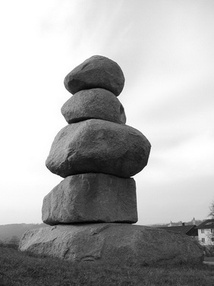
#> input picture data/HagenbergRocks.jpg, 214 x 286 px, shrunk from 282 x 377 before the run
$ python F5_1_intro.py
#> lines starting #> are read from the running program, lines starting #| are printed output that depends on the picture; after the words box and inside, x2 and y2 are one past the last pixel; in counts of white or black regions, pixels touching at a corner belong together
### src/figures/utilities/my_style.py
""" Common formatting and print commands, for the book "Hands-on Signal
Analysis with Python".
These commands ensure a common layout, and reduce the code required to
generate plots in the other modules.
"""

# Copyright(c) 2020, Thomas Haslwanter. All rights reserved, under
# the CC BY-SA 4.0 International License

# Import standard packages
import matplotlib.pyplot as plt
import os

# additional packages
import matplotlib as mpl


def set_fonts(fs=24):
    """Set my favorite defaulte fonts"""

    font = {'family' : 'sans-serif',
            'weight' : 'normal',
            'size'   : fs}

    xtick = {'direction': 'out',
             'major.size': 6,
             'labelsize': fs-2}

    ytick = {'direction': 'out',
             'major.size': 6,
             'labelsize': fs-2}

    axes = {'labelsize': fs,
            'titlesize': fs}

    legend = {'fontsize': fs}

    figure = {'autolayout': False}

    mpl.rc('font', **font)
    mpl.rc('xtick', **xtick)
    mpl.rc('ytick', **ytick)
    mpl.rc('axes', **axes)
    mpl.rc('legend', **legend)
    mpl.rc('figure', **figure)


def show_data(out_file, out_dir = None):
    """Save a figure with subplots to a file, and then display it"""
#> called with out_file = 'noisy_sine.svg'

    if out_dir is not None:
        # Generate the plot
        saveTo = os.path.join(out_dir, out_file)
        if out_file[-3:].lower() == 'jpg':
            pil_kwargs = {'quality': 90}
            plt.savefig(saveTo, dpi=200, pil_kwargs=pil_kwargs)
        else:
            plt.savefig(saveTo, dpi=200)

        # Show the user where the file is saved to
        print('OutDir: {0}'.format(out_dir))
        print('Figure saved to {0}'.format(out_file))

    # Show the plot
    plt.show()
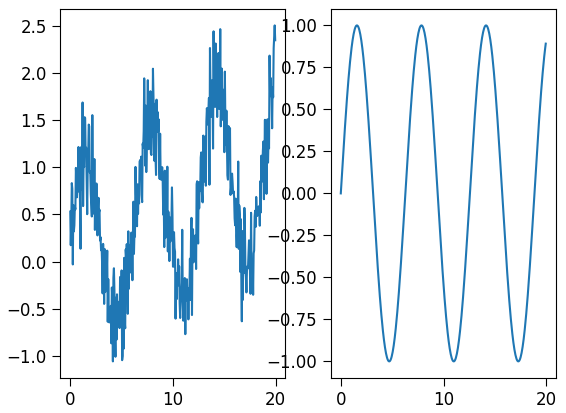
#> figure drawn by matplotlib, 2 panels; panel 1: curve peaks at x = 19.9, y = 2.5; panel 2: curve peaks at x = 7.85, y = 1
    plt.close()


# [7 lines that do not run on import are left out]


### src/figures/F5_1_intro.py
""" Images for the intro-fig of Chapter 5 """

# author:   Thomas Haslwanter
# date:     Aug-2026

import numpy as np
import matplotlib.pyplot as plt

from skimage import color, feature

# Import formatting commands
from utilities.my_style import set_fonts, show_data

# Formatting
set_fonts(14)

# Noisy sine
t = np.arange(0, 20, 0.05)
x = np.sin(t)
x_noisy = x + 0.06*t + 0.3*np.random.randn(len(x))

#plt.plot(t, x)
#show_data('sine.jpg')

fig, axs = plt.subplots(1,2)
axs[0].plot(t, x_noisy)
axs[1].plot(t, x)

show_data('noisy_sine.svg')

# BW-Image
img_file = '../../data/HagenbergRocks.jpg'
img = color.rgb2gray(plt.imread(img_file))
#> img: shape (286, 214) float64; min 0, max 1, mean 0.675

# Edges
edges = feature.canny(img, sigma=2.5)
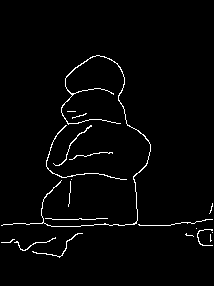
#> edges: shape (286, 214) bool; 2.2% white in thin lines or dots, all inside (x1, y1, x2, y2) = (1, 55, 213, 258)

fig, ax = plt.subplots(1,1)
#axs[0].imshow(img, cmap='gray')
#axs[0].axis('off')

ax.imshow(edges, cmap='gray')
ax.axis('off')

show_data('edges.png')

$ run again, with src/new_figures/sine.jpg copied over data/HagenbergRocks.jpg
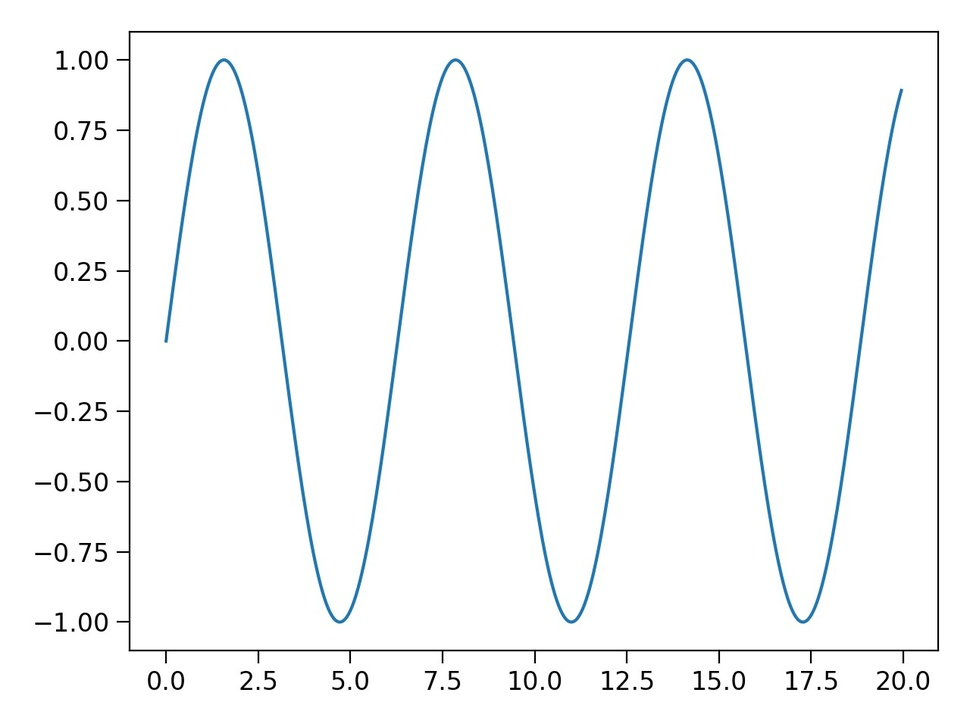
#> input picture src/new_figures/sine.jpg, 970 x 727 px, shrunk from 1280 x 960 before the run
#> `img = color.rgb2gray(plt.imread(img_file))`:
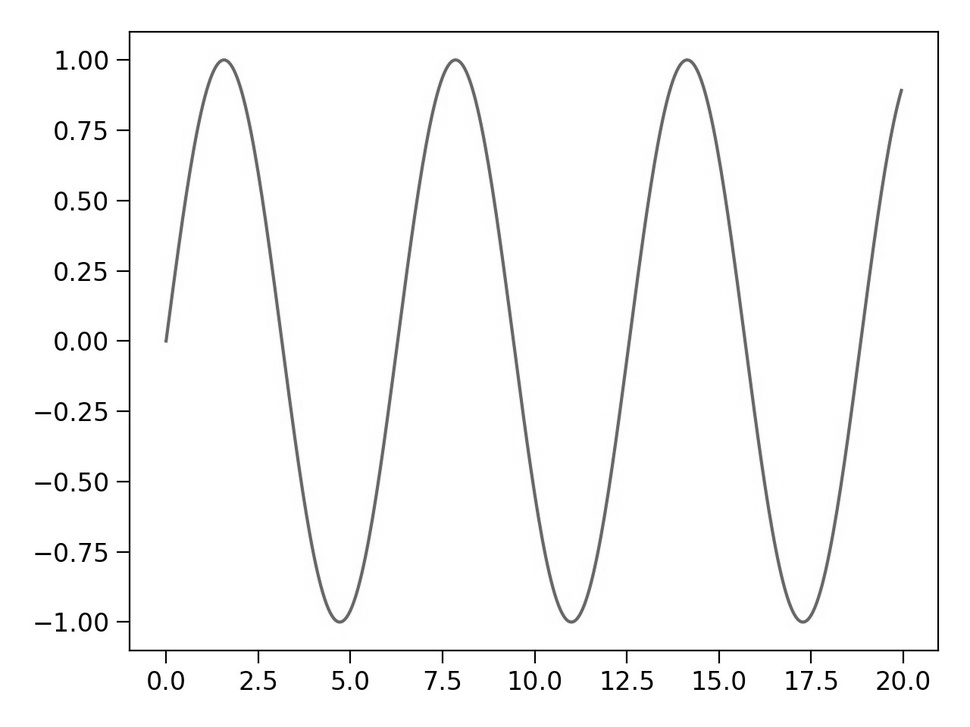
#> img: shape (727, 970) float64; min 0, max 1, mean 0.975
#> `edges = feature.canny(img, sigma=2.5)`:
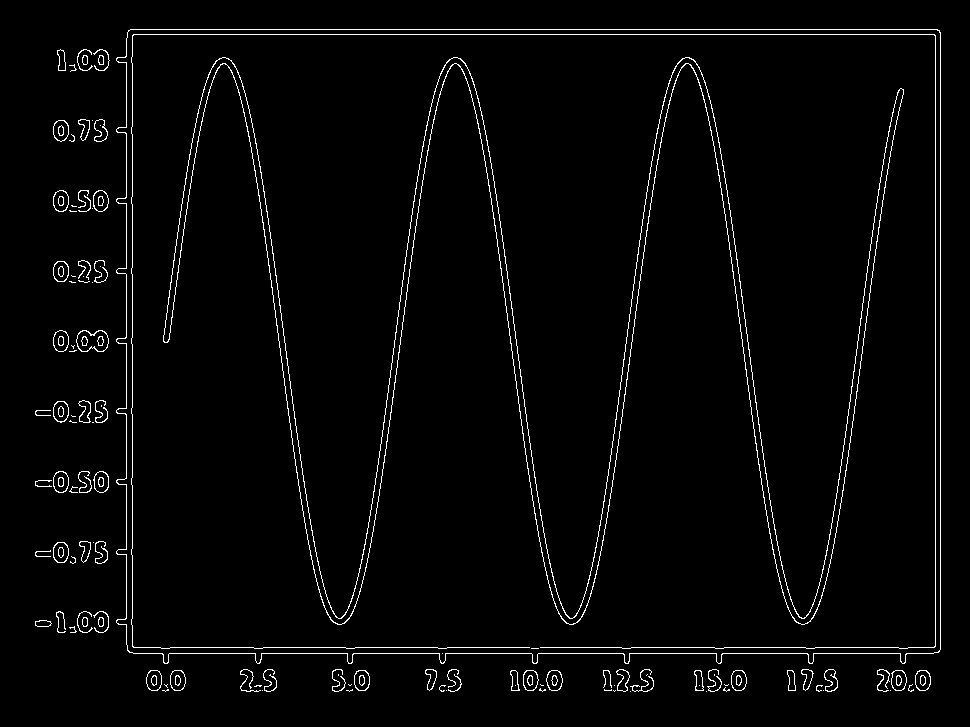
#> edges: shape (727, 970) bool; 2.6% white in thin lines or dots, all inside (x1, y1, x2, y2) = (35, 29, 941, 692)
